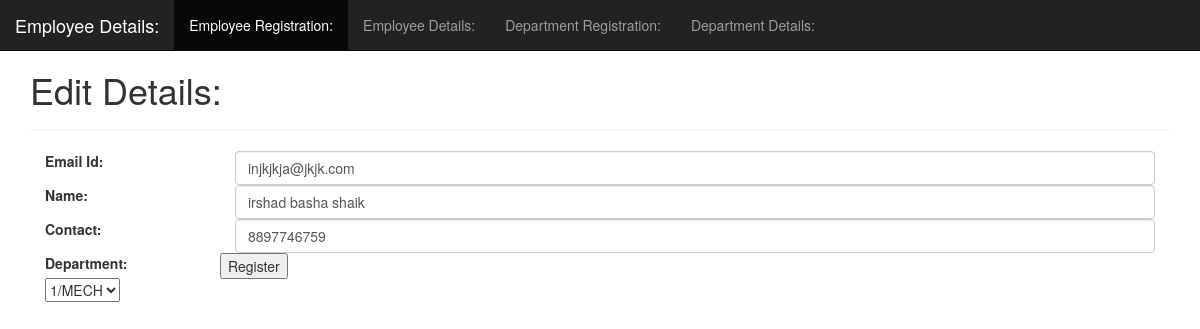
Page /edit?id=4 on the committed database.
### employee/models.py (models this page shows)
class Employee(models.Model):
    email=models.CharField(max_length=100)
    name=models.CharField(max_length=100)
    contact=models.CharField(max_length=50)
    depid=models.CharField(max_length=100, default='1')
    class Meta:
        db_table='employee'

### employee/views.py (the view)
# urls.py: path('edit', views.edit, name='edit'),
def edit(request):
    id = request.GET['id']
    d = Employee.objects.get(id=id)
    d1 = Department.objects.all()
    return render(request,"edit.html",{"form":d,"depts":d1})

### employee/templates/edit.html (shortened to what this page needs)
<!DOCTYPE html>
<!DOCTYPE html>
<html lang="en">
<head>
  <link rel="stylesheet" href="https://maxcdn.bootstrapcdn.com/bootstrap/3.4.1/css/bootstrap.min.css">
</head>
<body style="height:1500px">
<nav class="navbar navbar-inverse navbar-fixed-top">
  <div class="container-fluid">
    <div class="navbar-header">
      <a class="navbar-brand" href="#">Employee Details:</a>
    </div>
    <ul class="nav navbar-nav">
      <li class="active"><a href="home">Employee Registration:</a></li>
      <li><a href="save">Employee Details:</a></li>
      <li><a href="dentry">Department Registration:</a></li>
      <li><a href="dmenu">Department Details:</a></li>
    </ul>
  </div>
</nav>
<form style="margin-top: 50px" action="/editform" method="post">
  <div class="container" >
    <h1>Edit Details:</h1>
    <hr>
    <div class="form-group">
      <label class="control-label col-lg-2" for="email">Email Id:</label>
      <div class="col-lg-10">
        <input type="text" class="form-control" id="email" value="{{form.email}}" placeholder="Enter email" name="email">
      </div>
    </div>
    <div class="form-group">
      <label class="control-label col-lg-2" for="name">Name:</label>
      <div class="col-lg-10">
        <input type="text" class="form-control" id="name" value="{{form.name}}" placeholder="Enter name" name="name">
      </div>
    </div>
    <div class="form-group">
      <label class="control-label col-lg-2" for="contact">Contact:</label>
      <div class="col-lg-10">
        <input type="text" class="form-control" id="contact" value="{{form.contact}}" placeholder="Enter contact" name="contact">
      </div>
    </div>
    <div class="form-group">
      <div class="col-lg-2">
        <label for="depid">Department:{{form.depid}}</label>
        <select id="depid" name="departments" value="{{form.depid}}">
          {% for d in depts %}
          <option value="{{d.id}}--{{d.dname}}" >{{d.id}}/{{d.dname}}</option>
          {% endfor %}
        </select>
      </div>
    </div>
    <button type="submit" class="save">Register</button>
  </div>
</form>
</body>
</html>

### rows in the picture
Employee: email "injkjkja@jkjk.com", name "irshad basha shaik", contact "8897746759"

### other values in the picture
form field departments "1/MECH"
